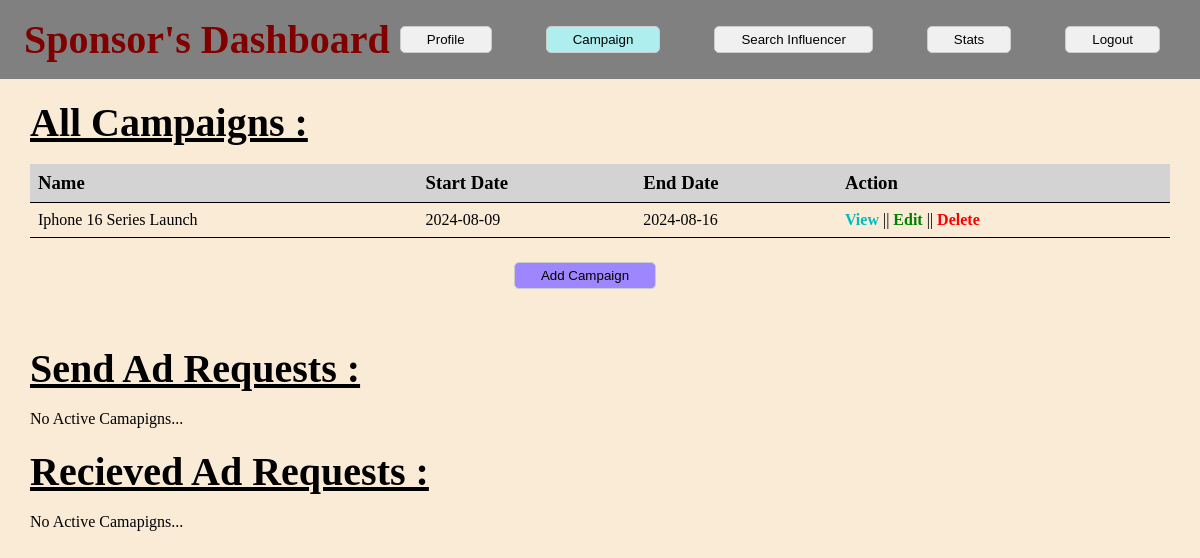
The page /sponsor/dash_campaign/1 (signed in) on the database its author committed.
### website/models.py (models this page shows)
class Campaign(db.Model, UserMixin):
    __tablename__='Campaign'
    id=db.Column(db.Integer, primary_key=True)
    name=db.Column(db.String, nullable=False)
    description=db.Column(db.String, nullable=False)
    start_date=db.Column(db.Date, nullable=False)
    end_date=db.Column(db.Date, nullable=False)
    budget=db.Column(db.Integer, nullable=False)
    visibility=db.Column(db.String, nullable=False)
    niche=db.Column(db.String, nullable=True)
    goals=db.Column(db.String, nullable=False)
    is_flag=db.Column(db.Boolean, nullable=False, default=False)
    sponsor_id=db.Column(db.Integer,db.ForeignKey("Sponsor.id"),nullable=False)
    ad_request = db.relationship('Ad_request', backref="Campaign")

### website/sponsor.py (the view)
@sponsor.route('/dash_campaign/<int:spon_id>', methods=['GET','POST'])
@login_required
def dash_campaign(spon_id):
    if request.method == 'GET':
        spon=Sponsor.query.filter_by(id=spon_id).first()
        camps=fetch_campaigns(spon_id)
        send_reqs = Ad_request.query.filter_by(sponsor_id=spon.id, request_type='Sponsor').all()
        recieved_reqs = Ad_request.query.filter_by(sponsor_id=spon_id, request_type='Influencer').all()
        send_data={}
        for send_req in send_reqs:
            camp=Campaign.query.filter_by(id=send_req.campaign_id).first()
            inf = Influencer.query.filter_by(id=send_req.influencer_id).first()
            send_data[send_req.id]=[camp.name, inf.fullname, send_req.payment_amount, send_req.status]
        recieved_data={}
        for recieved_req in recieved_reqs:
            camp=Campaign.query.filter_by(id=recieved_req.campaign_id).first()
            inf=Influencer.query.filter_by(id=recieved_req.influencer_id).first()
            recieved_data[recieved_req.id] = [camp.name, inf.fullname, recieved_req.payment_amount, recieved_req.status, recieved_req.messages]
        return render_template('/sponsor/dash_campaign.html', spon=spon, camps=camps, send_reqs=send_reqs, recieved_reqs=recieved_reqs, send_data=send_data, recieved_data=recieved_data)

### website/sponsor.py (called while the page is built)
def fetch_campaigns(spon_id):
    camps=Campaign.query.filter_by(sponsor_id=spon_id).all()
    return camps

### website/templates/sponsor/dash_campaign.html (shortened to what this page needs)
<!DOCTYPE html>
<html lang="en">
<head>
    <link rel="stylesheet" href="/static/style.css">
</head>
<body>
    <nav class="navbar">
        <h1>Sponsor's Dashboard</h1>
        <div>
            <button><a href="/sponsor/dash_profile/{{spon.username}}">Profile</a></button>
            <button class="open_button"><a href="/sponsor/dash_campaign/{{spon.id}}">Campaign</a></button>
            <button><a href="/sponsor/dash_find/{{spon.id}}">Search Influencer</a></button>
            <button><a href="/sponsor/dash_stats/{{spon.id}}">Stats</a></button>
            <button><a href="auth/user_logout">Logout</a></button>
        </div>
    </nav>
    <div class="dashboard">
        <h1><u>All Campaigns :</u></h1>
        <br>
        {% if camps %}
            <table class="view_table">
                <thead class="table_head">
                    <tr>
                        <td><h3>Name</h3></td>
                        <td><h3>Start Date</h3></td>
                        <td><h3>End Date</h3></td>
                        <td><h3>Action</h3></td>
                    </tr>
                </thead>
                <tbody>
                    {% for camp in camps %}
                    <tr>
                        <td>{{camp.name}}</td>
                        <td>{{camp.start_date}}</td>
                        <td>{{camp.end_date}}</td>
                        <td>
                            <a class="view_link" href="/sponsor/view_campaign/{{camp.id}}">View</a> ||
                            <a class="accept_link" href="/sponsor/edit_campaign/{{camp.id}}">Edit</a> ||
                            <a class="reject_link" href="/sponsor/delete_campaign/{{camp.id}}">Delete</a>
                      </td>
                    </tr>
                    {% endfor %}
                </tbody>
            </table>
            {% else %}
            <p>No Campaigns...</p>
            {% endif %}
        <div style="text-align: center; margin-top: 3vmin;">
            <button style="background-color: rgb(158, 134, 255);"><a href="/sponsor/add_campaign/{{spon.id}}">Add Campaign</a></button>
        </div>
        <br><br>
        <h1><u>Send Ad Requests :</u></h1>
        <br>
        {% if send_data %}
            <table class="view_table">
                <thead class="table_head">
                    <tr>
                        <td><h3>Campaign Name</h3></td>
                        <td><h3>Influencer Name</h3></td>
                        <td><h3>Payment Amount</h3></td>
                        <td><h3>Status</h3></td>
                    </tr>
                </thead>
                <tbody>
                    {% for key,value in send_data.items() %}
                    <tr>
                        <td>{{value[0]}}</td>
                        <td>{{value[1]}}</td>
                        <td>{{value[2]}}</td>
                        <td>{% if value[3]=='Pending' %}
                            <p class="pending_link">Pending</p>
                            {% elif value[3]=='Accepted' %}
                            <p class="accept_link">Accepted by Influencer</p>
                            {% else %}
                            <p class="reject_link">Rejected by Influencer</p>
                            {% endif %}
                        </td>
                    </tr>
                    {% endfor %}
                </tbody>
            </table>
            {% else %}
            <p>No Active Camapigns...</p>
            {% endif %}
            <h1><u>Recieved Ad Requests :</u></h1>
        <br>
        {% if recieved_data %}
            <table class="view_table">
                <thead class="table_head">
                    <tr>
                        <td><h3>Campaign Name</h3></td>
                        <td><h3>Influencer Name</h3></td>
                        <td><h3>Message</h3></td>
                        <td><h3>Payment Amount</h3></td>
                        <td><h3>Action</h3></td>
                    </tr>
                </thead>
                <tbody>
                    {% for key,value in recieved_data.items() %}
                    <tr>
                        <td>{{value[0]}}</td>
                        <td>{{value[1]}}</td>
                        <td>{{value[4]}}</td>
                        <td>{{value[2]}}</td>
                        <td>
                            {% if value[3] == 'Pending' %}
                            <a class="accept_link" href="/sponsor/{{spon.id}}/accept_request/{{key}}">Accept</a> ||
                            <a class="reject_link" href="/sponsor/{{spon.id}}/reject_request/{{key}}">Reject</a>
                            {% elif value[3] == 'Accepted' %}
                            <p class="accept_link">Accepted</p>
                            {% else %}
                            <p class="reject_link">Rejected</p>
                            {% endif %}
                        </td>
                    </tr>
                    {% endfor %}
                </tbody>
            </table>
            {% else %}
            <p>No Active Camapigns...</p>
            {% endif %}
            <br><br>
    </div>
</body>
</html>

### website/static/style.css (style rules this page uses)
* { margin: 0; padding: 0; }
body { background-color:antiquewhite; }
h1 { margin-top: 20px; font-size: 40px; text-align: center; color: maroon; }
a { text-decoration: none; }
.dashboard { width: 95%; margin: 0 auto; }
.dashboard button { background-color: #f0f0f0; border: 1px solid #ccc; padding: 5px 10px; border-radius: 5px; margin-left: 10px; cursor: pointer; margin-right: 5vmin; }
button a { text-decoration: none; color: black; margin: 2vmin; height:4vmin; width: 10vmin; }
.navbar button { background-color: #f0f0f0; border: 1px solid #ccc; padding: 5px 10px; border-radius: 5px; margin-left: 10px; cursor: pointer; margin-right: 5vmin; }
.navbar .open_button { background-color: paleturquoise; }
.navbar { text-align: center; background-color: gray; display: flex; justify-content: space-between; align-items: center; }
.navbar h1 { margin-left: 3vmin; margin-top: 2vmin; margin-bottom: 2vmin; }
.dashboard h1 { color: black; text-align: left; }
.view_table { border-collapse: collapse; width: 100%; text-align: justify; }
.table_head { background-color: lightgray; }
td, th { border-bottom: 1px solid black; text-align: left; padding: 8px; }
.dashboard .accept_link { color: green; font-weight: bold; }
.dashboard .reject_link { color: red; font-weight: bold; }
.dashboard .view_link { color: rgb(0, 189, 189); font-weight: bold; }

### rows shown on the page
Campaign: name "Iphone 16 Series Launch", start_date "2024-08-09", end_date "2024-08-16"
